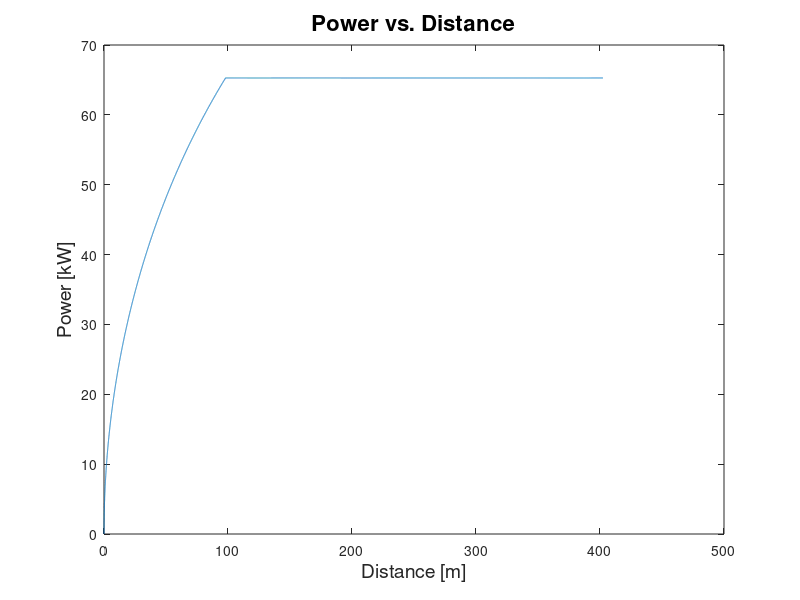
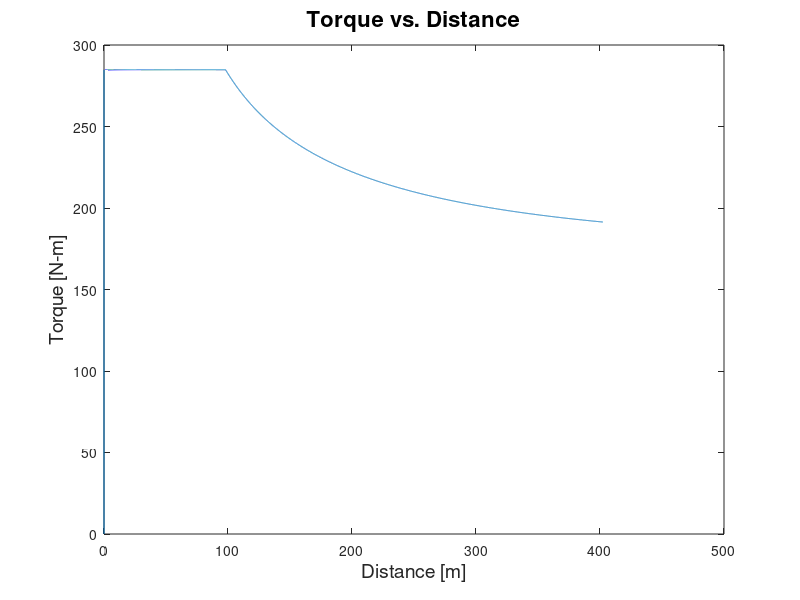
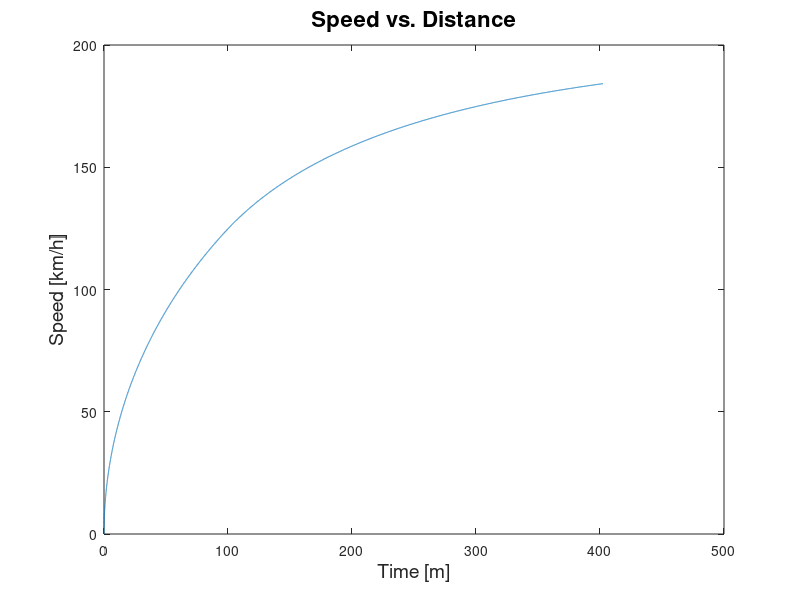

These charts were generated, in order, by the following MATLAB code:
%/////////////////////////////////////////////////////////////////////////////////
% ECE 497
% Gillian Holman, Lucy Rukstales, Jacob Huff
% Acceleration to 1/4 mile
% 11/1/2020
%////////////////////////////////////////////////////////////////////////////////

clear all;
close all;
clc;

%% Declare bike parameters and constants
Prrated = 65280;            % Rated power [W]
Trrated = 210*1.3563;       % Rated torque [N-m]
rw = 0.3;                   % Front wheel radius [m] - (back tire is 0.32 m)
Ngb = 2;                    % Gearbox ratio
ngb = 0.97;                 % Gearbox efficiency
m = 197;                    % [kg]
RiderMass = 68;             % Estimate [kg]
meq = m + RiderMass;        % [kg]

%% EPA coast-down curve fitting parameters
A = 18.3;                   % [N]
B = 0;                      % Not applicable for electric motorcycles
C = 0.0282*12.96;           % [N/(km/h)^2] to [N/(m/s)^2]

%% Calculate rated velocity
wrrated = Prrated/Trrated;  % Rated rotor angular velocity [rad/s]
wmrated = wrrated/Ngb;      % Rated motor angular velocity [rad/s]
vmrated = wmrated*rw;       % Rated motor velocity [m/s]

%% Initialize vehicle velocity parameters
dT = 1e-3;                  % Time step [s]
v(1) = 0;                   % Initial vehicle velocity [m/s]
t(1) = 0;                   % Initial time [s]
dist(1) = 0;                % Initial distance [m]
d(1) = 0;                   % Initial distance [m]
n = 1;                      % Iterator

%% Accelerate until travel 1/4 miles
while (dist < (0.25*1609.34))
    if (v(n) < vmrated)     % Constant Torque mode
        v(n+1) = v(n) + dT*(Ngb*ngb*Trrated - rw*(A + B*v(n) + C*(v(n))^2))/(rw*meq);
        T(n+1) = Trrated;
        P(n+1) = Trrated*v(n+1)*Ngb/rw;
    else                    % Constant Power mode
        v(n+1) = v(n) + dT*(ngb*((Prrated*rw)/(v(n))) - rw*(A + B*v(n) + C*(v(n))^2))/(rw*meq);
        P(n+1) = Prrated;
        T(n+1) = P(n+1)*rw/v(n+1)/Ngb;
    end
    t(n+1) = t(n) + dT;
    dist = trapz(t(1:length(v)), v);
    d(n+1) = trapz(t(1:length(v)), v);
    n = n + 1;
end
Pravg = mean(P);            % Average Power [W]
Ebt = trapz(t, P);          % Energy Required by Battery [W-s]
Ebt_kwh = Ebt/(1000*3600);  % Energy Required by Battery [kW-h]
distFinal = trapz(t, v)     % Total distance travelled [m]
v_mph = ((v*3600)/1609.34); % [m/s] to [mph]

%% Plot Power vs. Speed
figure
plot(d,P/1000)
title("Power vs. Distance",'FontSize',16)
xlabel('Distance [m]','FontSize',14)
ylabel('Power [kW]','FontSize',14)

%% Plot Torque vs. Distance
figure
plot(d,T)
title("Torque vs. Distance",'FontSize',16)
xlabel('Distance [m]','FontSize',14)
ylabel('Torque [N-m]','FontSize',14)

%% Plot Speed vs. Distance
figure
plot(d, v*3.6)
title("Speed vs. Distance",'FontSize',16)
xlabel('Time [m]','FontSize',14)
ylabel('Speed [km/h]','FontSize',14)
t(end) %time it takes to complete the quarter mile
